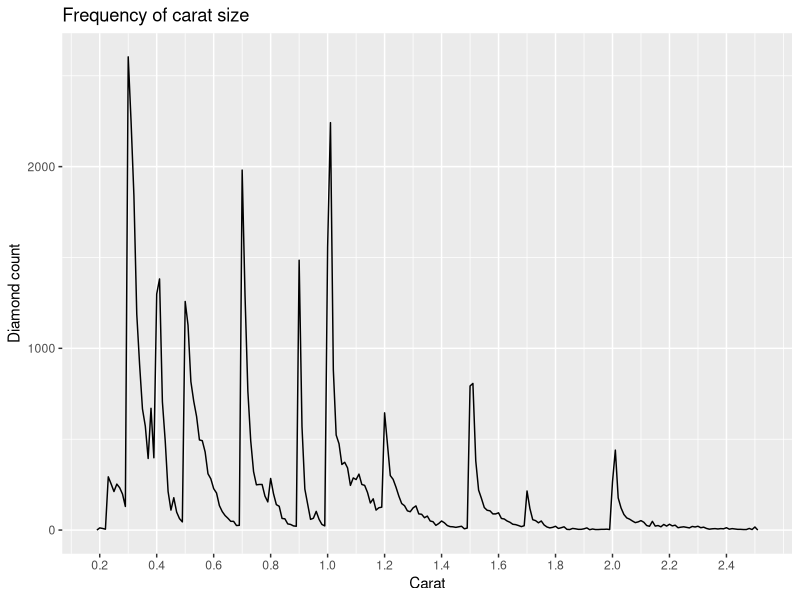
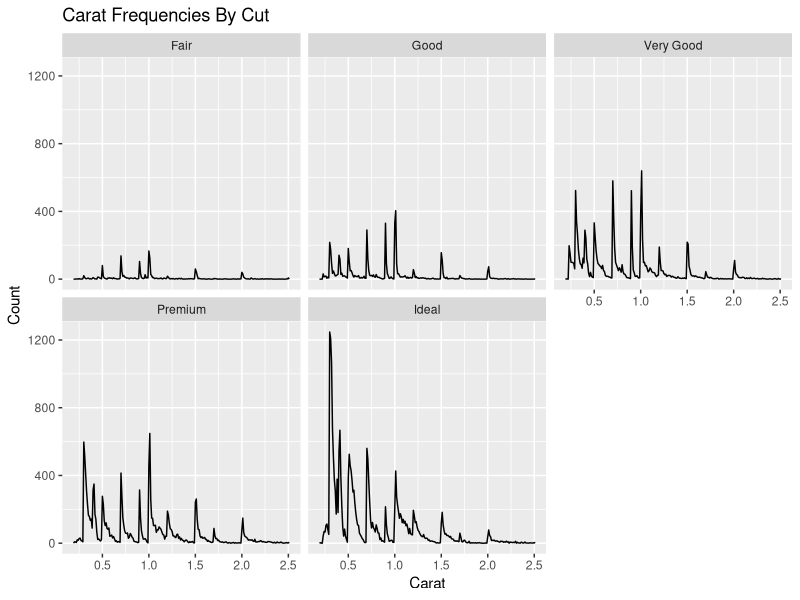
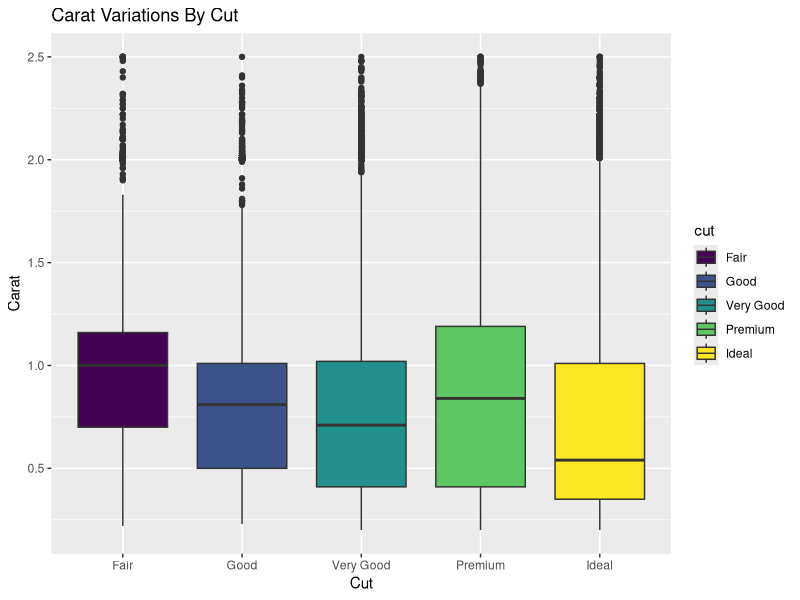
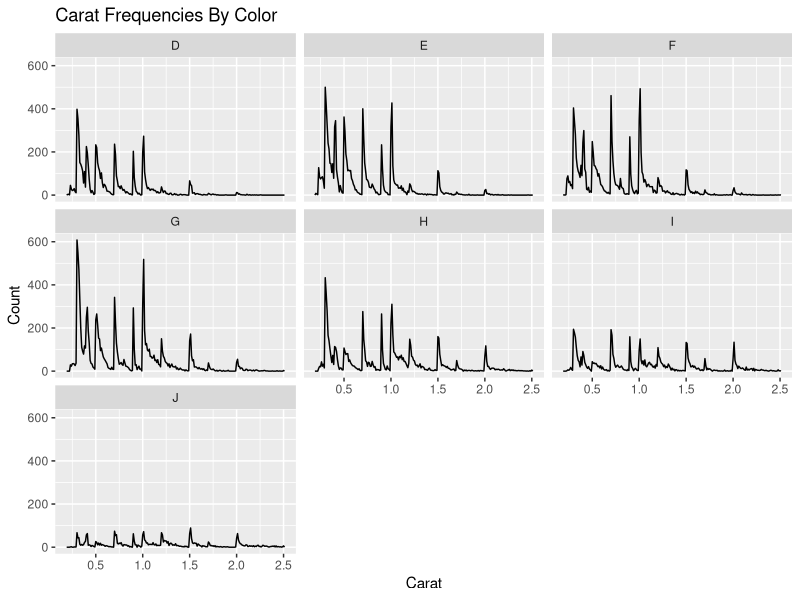
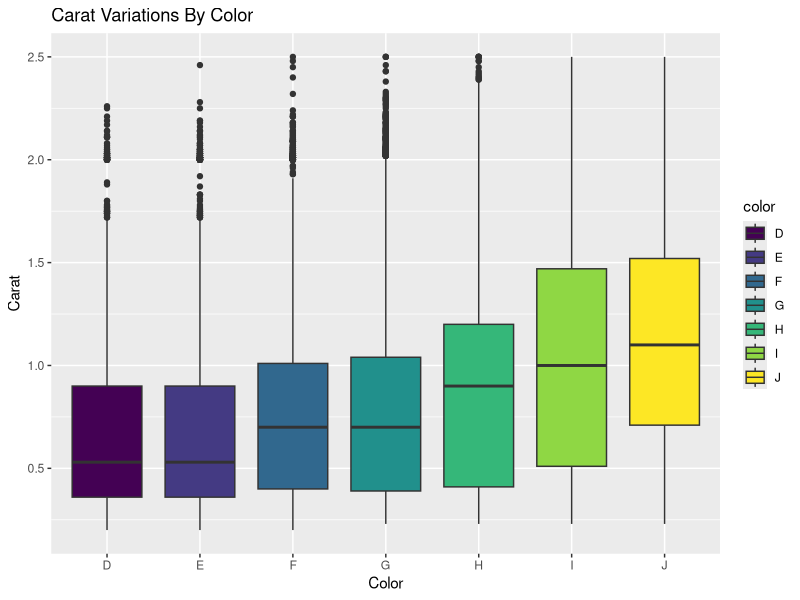
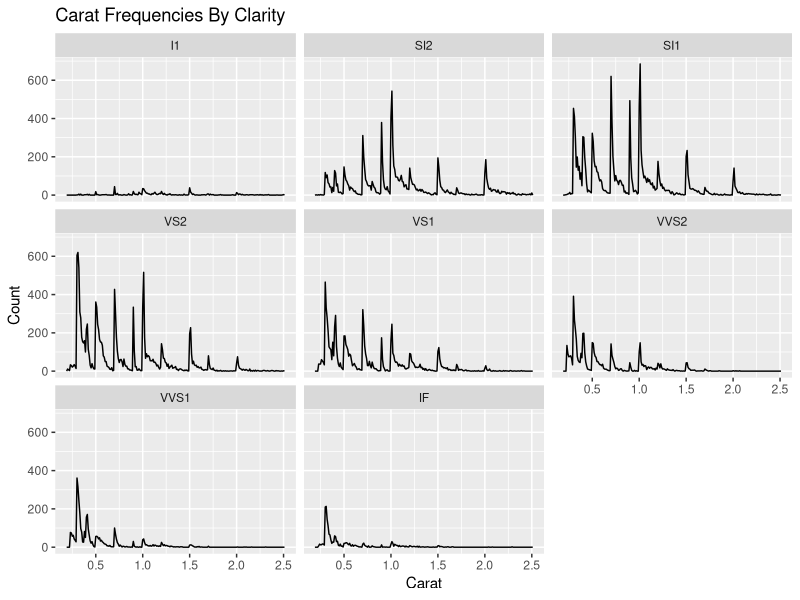
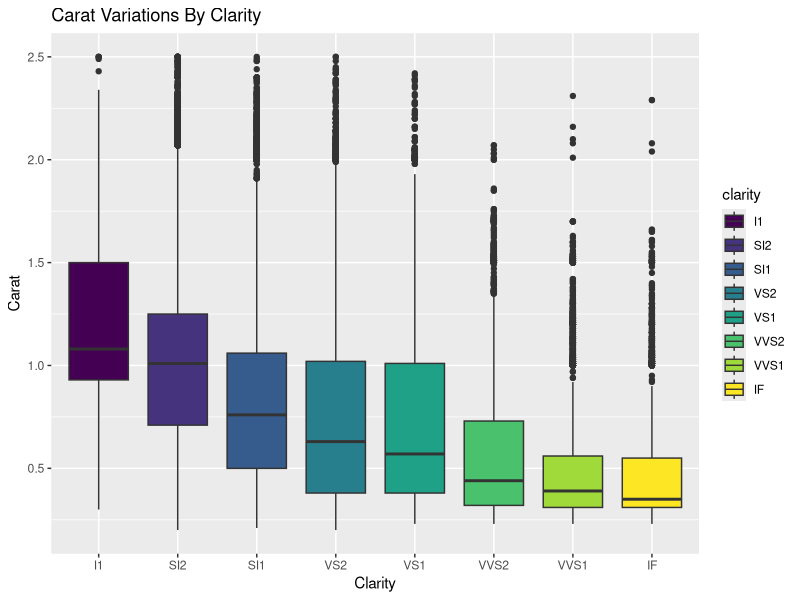

The R script that drew these images, in order:
## ---- chunk 1
library(ggplot2)
library(dplyr)

smaller <- diamonds %>% 
  filter(carat <= 2.5)
## ---- chunk 2
smaller %>% 
  ggplot(aes(carat)) + 
  geom_freqpoly(binwidth = 0.01) +
  scale_x_continuous(breaks = seq(0, 2.5, by = 0.2)) +
  labs(x = "Carat", y = "Diamond count", title = "Frequency of carat size")
## ---- chunk 3
smaller %>%
  ggplot(aes(x = carat)) +
  geom_freqpoly(binwidth = 0.01) +
  facet_wrap(~ cut) +
  labs(x = "Carat", y = "Count", title = "Carat Frequencies By Cut")
## ---- chunk 4
smaller %>%
  ggplot(aes(x = cut, y = carat, fill = cut)) +
  geom_boxplot() +
  labs(x = "Cut", y = "Carat", title = "Carat Variations By Cut")
## ---- chunk 5
smaller %>%
  ggplot(aes(x = carat)) +
  geom_freqpoly(binwidth = 0.01) +
  facet_wrap(~ color) +
  labs(x = "Carat", y = "Count", title = "Carat Frequencies By Color")
## ---- chunk 6
smaller %>%
  ggplot(aes(x = color, y = carat, fill = color)) +
  geom_boxplot() +
  labs(x = "Color", y = "Carat", title = "Carat Variations By Color")
## ---- chunk 7
smaller %>%
  ggplot(aes(x = carat)) +
  geom_freqpoly(binwidth = 0.01) +
  facet_wrap(~ clarity) +
  labs(x = "Carat", y = "Count", title = "Carat Frequencies By Clarity")
## ---- chunk 8
smaller %>%
  ggplot(aes(x = clarity, y = carat, fill = clarity)) +
  geom_boxplot() +
  labs(x = "Clarity", y = "Carat", title = "Carat Variations By Clarity")
